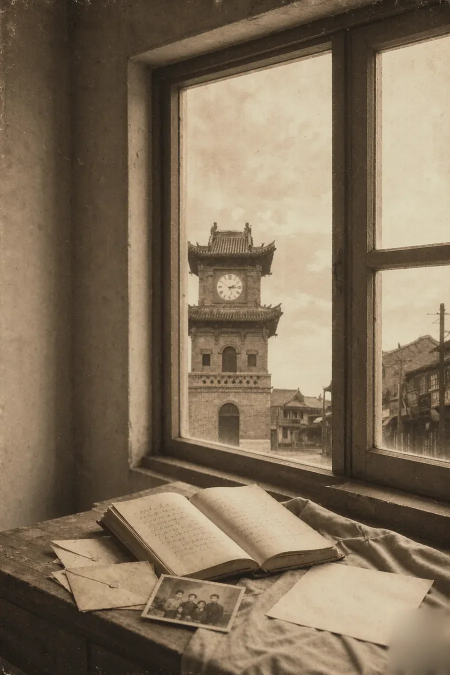
#> input picture assets/images/cover_tall.webp, 900 x 1350 px (shown at 1/2 size)
$ python -i art-pipeline.py   (imports and definitions only)
#> lines starting #> are read from the running program, lines starting #| are printed output that depends on the picture
#!/usr/bin/env python3
# -*- coding: utf-8 -*-
"""美术后处理流水线（对应 FRONTEND_REBUILD_PLAN §6.8）

职责单一：把生成图 / 现有资产统一处理成达标的 WebP / JPEG，并维护 manifest.json。

子命令：
  process <raw> --out assets/images/x.webp --role scene --width 1536 --height 1024
      创意处理：sepia 统一 → 颗粒 → 暗角 → 去水印 → 裁切到目标比例 → 缩放 → WebP 导出
      （可选 --strip-bottom N 裁除底部水印区；--no-dewm 跳过去水印；
       --max-bytes 按 role 预算自动降质量）
  dewm
      给存量资产补去水印（按 manifest.dewm 幂等；--force 全部重做）
      ⚠ 固定右下角框（13%×9.5%）——P14 实测角标位置随画布漂移，
      一部分图盖不住（见 WM_BOXES 注释），存量清理请用 dewm2。
  dewm2
      按 WM_BOXES 逐图坐标表精确去水印（幂等，按 manifest.dewm2 标记跳过）。
      坐标是 2026-10-15 对备份原图逐张放大人工定位的结果（_diag/wm_zoom2_*.png）。
  reencode
      存量优化：对 manifest 里未标记本管线版本的文件做纯重编码
      （WebP 质量阶梯到单图预算；JPG q80 渐进式）。内容零变更，幂等。
  manifest
      重算 manifest.json 的 size / bytes（usage/alt 等人工字段不动）。
  contact-sheet [--out _playtest/contact_sheet.jpg]
      全部资产缩略拼版，供整体风格质检。
  audit
      体积核对：单图预算 / 全站总量 / 首屏预算，超限非零退出。

幂等约定：
  - 同一输入 + 同一参数 → 输出字节一致（无时间戳、无随机源，颗粒按文件名哈希定种）。
  - reencode 以 manifest 的 "pipe" 字段判断是否已处理，不做差值猜测（方案 §6.8 教训）。
Windows 注意：先写临时文件再 os.replace（Pillow 不允许覆盖正在读取的路径）。
"""
import argparse
import hashlib
import json
import math
import os
import random
import sys

from PIL import Image, ImageDraw, ImageEnhance, ImageOps, ImageStat

ROOT = os.path.dirname(os.path.dirname(os.path.abspath(__file__)))
IMG_DIR = os.path.join(ROOT, 'assets', 'images')
MANIFEST = os.path.join(IMG_DIR, 'manifest.json')
PIPE_VERSION = 3
# 存量 JPG（剧情原件）：游戏内最大显示约 600px，1280 = 2x retina；
# 黄金参考用途不受影响（i2i 会自行缩放）。按方案 §6.9「格式：WebP 主」
# 转为 WebP——像素内容零变更，原 JPG 保留在 git 历史可随时还原。
ORIG_MAX_DIM = 1280
ORIG_BUDGET = 140 * 1024         # 13 张 × ~140KB ≈ 1.8 MB

# 单图字节预算（方案 §6.9）
BUDGETS = {
    'cover': 110 * 1024,
    'scene': 160 * 1024,
    'portrait': 60 * 1024,
    'detail': 200 * 1024,
    'page32': 160 * 1024,
    'ending': 200 * 1024,
    'ui': 120 * 1024,
    'fx': 80 * 1024,
    # 界面背景（8 张）：P7 初版按 960x600 / 45KB 压，实测在 1280+ 视口下
    # 被 cover 放大后发虚（用户反馈「太模糊」）。P8 重生成到 1536x1024、
    # 输出 1440x900，单图预算同步提到 120KB（雾景 bg_scene 细节最多，
    # 100KB 时质量阶梯到底仍超限）。
    'bg': 120 * 1024,
}
DEFAULT_BUDGET = 200 * 1024
# 总量：原 4MB → 4.3MB（P7 加 8 张背景图）→ 4.8MB
# （P8 底纹升到 1440x900 换取清晰度，见 REBUILD_REPORT P8）
TOTAL_BUDGET = int(4.8 * 1024 * 1024)
QUALITY_LADDER = [84, 82, 80, 78, 75, 72, 68]


def role_of(name):
    return os.path.basename(name).split('_')[0]


def budget_for(name):
    return BUDGETS.get(role_of(name), DEFAULT_BUDGET)


# [72 lines left out: functions load_manifest, save_manifest, atomic_save, sepia_unify, add_grain, add_vignette and 1 more, not called in this run]


# ---------------- 去水印（生成服务的角标模板） ----------------
# 生成服务会在图片右下角贴一枚固定模板角标：「AI生成」+「WORKBUDDY>_」，浅灰描边字。
# 实测几何：@1536 宽画布约 110×51px，距右边/下边各约 10px，随画布等比缩放；
# 存量图另有一种更淡的方框变体（约 80×30 @1280 宽），位置相近。
# 它是纯瑕疵（docs/art-prompts.md §1.6 明确要求「无水印」），且底纹会整屏铺给
# 玩家看，必须清掉 —— 用户第一次注意到的是 bg_ending（那上面还有一段被模型
# 画进画面的提示词文字），但实测 47 张资产里几乎没有一张是干净的。
# 取 13%×8.5% 的右下角矩形（含两种变体的余量），用其正上方等高的一条像素
# **垂直镜像**填补 —— 木地板 / 砖墙 / 瓦顶这类纹理镜像后没有方向破绽；
# 上边与左边各留一段线性羽化过渡，避免硬接缝。
DEWM = {'w': 0.13, 'h': 0.095, 'feather': 0.28, 'downscale': 8}


def _dewm_mask(bw, bh):
    """矩形遮罩：上边与左边各留一段线性羽化，避免硬接缝。"""
    mask = Image.new('L', (bw, bh), 255)
    px = mask.load()
    fw = max(1, int(round(bw * DEWM['feather'])))
    fh = max(1, int(round(bh * DEWM['feather'])))
    for y in range(fh):
        a = int(255 * (y + 1) / (fh + 1))
        for x in range(bw):
            px[x, y] = a
    for x in range(fw):
        a = int(255 * (x + 1) / (fw + 1))
        for y in range(bh):
            if px[x, y] > a:
                px[x, y] = a
    return mask


def _fill_source(img, bw, bh):
    """填补源：在 1/8 降采样上做「边界调和扩散」，再放大回填。
    为什么不用镜像：老地图的裂纹、衣褶、纸张边缘这类**有结构**的角落，
    镜像会造出可见的万花筒重影。低频扩散只会给出一小块「失焦」——
    同样的面积下观感自然得多，且不产生任何重复纹理。
    先在 1/8 尺度上收敛（区域仅约 24×10 像素，成本可忽略），
    再双三次放大 —— 得到的正是周边纹理的低频延续。"""
    W, H = img.size
    f = DEWM['downscale']
    sw, sh = max(4, W // f), max(4, H // f)
    small = img.resize((sw, sh), Image.BOX)
    sx0, sy0 = (W - bw) // f, (H - bh) // f
    sx1 = min(sw, max(sx0 + 2, W // f))
    sy1 = min(sh, max(sy0 + 2, H // f))
    reg = small.crop((sx0, sy0, sx1, sy1))
    w, h = reg.size
    get = reg.load()

    def at(x, y, fx, fy):
        return small.getpixel((min(sw - 1, max(0, x)), min(sh - 1, max(0, y))))

    left = [at(sx0 - 1, sy0 + j, 0, 0) for j in range(h)]
    right = [at(sx1, sy0 + j, 0, 0) for j in range(h)]
    top = [at(sx0 + i, sy0 - 1, 0, 0) for i in range(w)]
    bot = [at(sx0 + i, sy1, 0, 0) for i in range(w)]
    # 初值：四向线性插值（比常数初值收敛快得多）
    for j in range(h):
        fy = (j + 1) / (h + 1)
        for i in range(w):
            fx = (i + 1) / (w + 1)
            a = [(left[j][c] * (1 - fx) + right[j][c] * fx) for c in range(3)]
            b = [(top[i][c] * (1 - fy) + bot[i][c] * fy) for c in range(3)]
            get[i, j] = (round((a[0] + b[0]) / 2), round((a[1] + b[1]) / 2),
                         round((a[2] + b[2]) / 2))
    # 松弛：区域内做拉普拉斯平均，边界钉死在真实像素上
    for _ in range(24):
        prev = reg.copy().load()
        for j in range(h):
            for i in range(w):
                n = prev[i, j - 1] if j > 0 else top[i]
                s = prev[i, j + 1] if j < h - 1 else bot[i]
                ww = prev[i - 1, j] if i > 0 else left[j]
                e = prev[i + 1, j] if i < w - 1 else right[j]
                get[i, j] = ((n[0] + s[0] + ww[0] + e[0] + 2) >> 2,
                             (n[1] + s[1] + ww[1] + e[1] + 2) >> 2,
                             (n[2] + s[2] + ww[2] + e[2] + 2) >> 2)
    fill = reg.resize((bw, bh), Image.BICUBIC)
    # 色调对齐：把填块均值拉齐到「正上方等大一条」的均值。
    # 不做这一步，边界处会出现一块比周围深/浅的矩形（纸面上尤其显眼）。
    band = img.crop((W - bw, H - bh * 2, W, H - bh))
    bm = ImageStat.Stat(band).mean
    fm = ImageStat.Stat(fill).mean
    off = [max(-30.0, min(30.0, bm[c] - fm[c])) for c in range(3)]
    if max(abs(o) for o in off) > 1.0:
        chans = fill.split()
        fill = Image.merge('RGB', [
            ch.point(lambda v, o=o: max(0, min(255, int(v + o))))
            for ch, o in zip(chans, off)])
    return fill


def dewatermark(img):
    """抹掉右下角水印。确定性：无随机源，同尺寸同输入必得同输出。"""
    W, H = img.size
    bw = min(max(10, int(round(W * DEWM['w']))), W // 3)
    bh = min(max(8, int(round(H * DEWM['h']))), H // 3)
    out = img.convert('RGB').copy()
    out.paste(_fill_source(out, bw, bh), (W - bw, H - bh), _dewm_mask(bw, bh))
    return out


# [107 lines left out: functions dewatermark_mirror, encode_webp_budget, cmd_process, cmd_reencode, not called in this run]


# ---------------- 存量去水印（幂等） ----------------

# P14：角标不是总在「右下角贴边」。对备份原图逐张放大定位（_diag/wm_zoom2_*.png）
# 后发现两种模板、位置随画布漂移：
#   A. 双行「AI生成 / WORKBUDDY>_」（约 100×70px）：1x1 人像、cover_tall、ui_paper —— 贴右下角；
#   B. 单行圆角框「AI生成」（约 100×30px）：photo 系 / scene_reading_room ——
#      可偏离角落（photo_school 在 x 75–85%，photo_press 还整体上浮到 y≈0.85）。
# 另经全量复查：四张 768×922 人像、scene_ferry / scene_clocktower / scene_oldstreet 系、
# 8 张 bg、detail / page32 / map / IMG_0317 等原图本来就没有角标 —— 不在本表内就不动。
# 值 = (x0, y0, x1, y1) 相对画布的填补矩形，已含 ~2% 余量。
WM_BOXES = {
    'cover_tall.webp':            (0.855, 0.895, 1.000, 1.000),
    'portrait_chen_chuan_1x1.webp': (0.845, 0.895, 1.000, 1.000),
    'portrait_li_he_1x1.webp':    (0.845, 0.895, 1.000, 1.000),
    'portrait_linyuan_1x1.webp':  (0.825, 0.895, 1.000, 1.000),
    'portrait_zhou_ning_1x1.webp': (0.845, 0.895, 1.000, 1.000),
    'ui_paper_1024.webp':         (0.855, 0.895, 1.000, 1.000),
    'photo_door.webp':            (0.845, 0.878, 0.995, 0.982),
    'photo_dumpling.webp':        (0.845, 0.878, 0.995, 0.982),
    'photo_ferry.webp':           (0.855, 0.870, 0.990, 0.975),
    'photo_kids.webp':            (0.845, 0.888, 0.995, 0.982),
    'photo_linyuan.webp':         (0.815, 0.875, 0.960, 0.975),
    'photo_press.webp':           (0.850, 0.840, 1.000, 0.990),
    'photo_rain_street.webp':     (0.730, 0.870, 0.965, 0.992),
    'photo_school.webp':          (0.715, 0.880, 0.960, 0.998),
    'photo_xinya.webp':           (0.830, 0.858, 0.985, 0.978),
    'scene_reading_room.webp':    (0.885, 0.898, 1.000, 0.985),
}


# [301 lines left out: functions _feather_mask_rect, _fill_rect, cmd_dewm2, cmd_dewm, cmd_manifest, cmd_contact_sheet and 2 more, not called in this run]


# [2 lines not run here, left out]

>>> from PIL import Image
>>> picture = Image.open('../assets/images/cover_tall.webp')
#> picture is the input picture: PIL image 900x1350 RGB; mean R, G, B 128.5, 111.7, 89.6
>>> result = dewatermark(picture)
#> in _fill_source, `small = img.resize((sw, sh), Image.BOX)`:
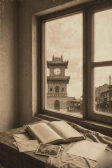
#> small: PIL image 112x168 RGB; mean R, G, B 128.6, 111.8, 89.7
#> in _fill_source, `left = [at(sx0 - 1, sy0 + j, 0, 0) for j in range(h)]`: left = [(216, 199, 169), (215, 197, 168), (214, 196, 168), (211, 191, 162), (209, 188, 159), (206, 184, 155), (201, 180, 151), (193, 170, 141), (161, 138, 115), (121, 102, 80), (167, 146, 116), (175, 154, 127), (170, 148, 121), (157, 134, 109), (148, 126, 100), (146, 124, 99)]
#> in _fill_source, `right = [at(sx1, sy0 + j, 0, 0) for j in range(h)]`: right = [(137, 116, 91), (146, 125, 101), (158, 136, 108), (163, 140, 113), (167, 144, 116), (167, 144, 117), (159, 136, 110), (147, 126, 101), (132, 115, 91), (125, 108, 85), (121, 104, 82), (115, 100, 78), (109, 94, 74), (104, 89, 70), (100, 85, 68), (97, 84, 65)]
#> in _fill_source, `top = [at(sx0 + i, sy0 - 1, 0, 0) for i in range(w)]`: top = [(217, 201, 171), (216, 198, 168), (213, 195, 167), (212, 192, 164), (208, 186, 159), (202, 182, 154), (194, 173, 145), (166, 144, 118), (165, 144, 118), (151, 131, 106), (133, 114, 89), (128, 109, 85), (134, 113, 89), (145, 124, 100), (151, 131, 105)]
#> in _fill_source, `fill = reg.resize((bw, bh), Image.BICUBIC)`:
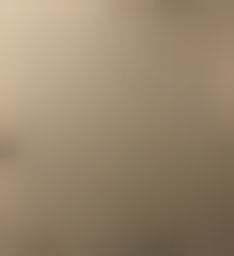
#> fill: PIL image 117x128 RGB (shown 2 times larger); mean R, G, B 152.1, 133.5, 109
#> in _fill_source, `band = img.crop((W - bw, H - bh * 2, W, H - bh))`:
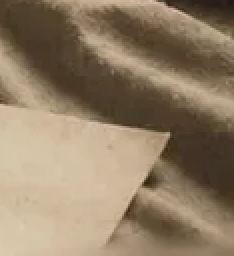
#> band: PIL image 117x128 RGB (shown 2 times larger); mean R, G, B 144.8, 125.9, 101.4
#> in _fill_source, `bm = ImageStat.Stat(band).mean`: bm = [144.8, 125.9, 101.4]
#> in _fill_source, `fm = ImageStat.Stat(fill).mean`: fm = [152.1, 133.5, 109]
#> in _fill_source, `off = [max(-30.0, min(30.0, bm[c] - fm[c])) for c in range(3)]`: off = [-7.21, -7.61, -7.62]
#> in _dewm_mask, `mask = Image.new('L', (bw, bh), 255)`: mask: PIL image 117x128 L; every value is 255

$ run again, on assets/images/bg_ending.webp
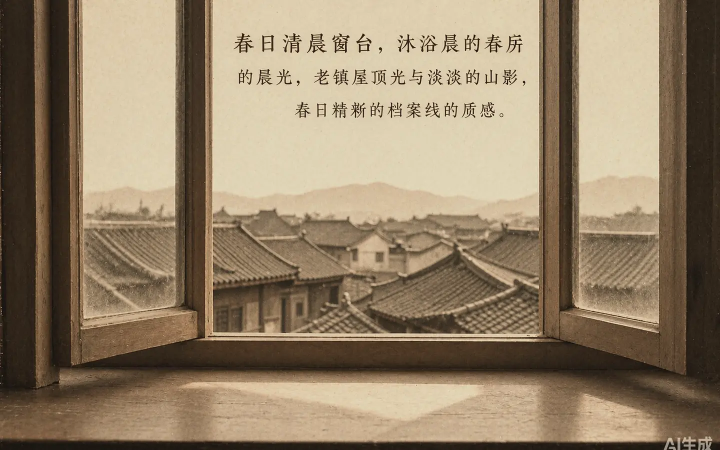
#> input picture assets/images/bg_ending.webp, 1440 x 900 px (shown at 1/2 size)
#> picture is the input picture: PIL image 1440x900 RGB; mean R, G, B 147.1, 128.9, 103.8
#> left = [(205, 178, 144), (208, 179, 146), (201, 172, 139), (210, 182, 148), (203, 175, 141), (189, 160, 126), (206, 178, 144), (211, 185, 151), (195, 169, 137), (56, 42, 30), (36, 28, 19)]
#> right = [(69, 54, 38), (68, 52, 37), (72, 55, 40), (82, 64, 46), (88, 68, 48), (95, 75, 55), (94, 76, 55), (100, 77, 57), (103, 80, 59), (42, 32, 23), (30, 22, 17)]
#> top = 24 items, first 6: (139, 113, 84), (127, 104, 77), (121, 98, 72), (119, 96, 72), (103, 82, 59), (102, 81, 59)
#> in _fill_source, `band = img.crop((W - bw, H - bh * 2, W, H - bh))`:
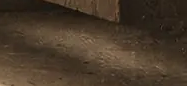
#> band: PIL image 187x86 RGB; mean R, G, B 72.5, 57.4, 41.5
#> bm = [72.54, 57.38, 41.48]
#> fm = [99.36, 83.21, 65.22]
#> off = [-26.82, -25.83, -23.74]
#> in _fill_source, `fill = Image.merge('RGB', [ ch.point(lambda v, o=o: max(0, min(255, in..`:
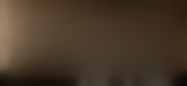
#> fill: PIL image 187x86 RGB; mean R, G, B 72.4, 57.2, 41.2
#> mask: PIL image 187x86 L; every value is 255

$ run again, on assets/images/bg_evidence.webp
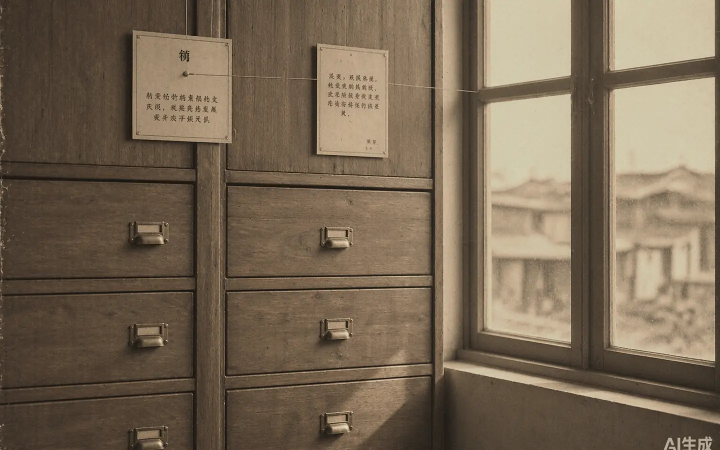
#> input picture assets/images/bg_evidence.webp, 1440 x 900 px (shown at 1/2 size)
#> picture is the input picture: PIL image 1440x900 RGB; mean R, G, B 120.1, 103.8, 83.6
#> left = [(82, 68, 53), (82, 69, 53), (82, 69, 54), (82, 69, 55), (84, 70, 57), (86, 72, 58), (85, 71, 57), (85, 71, 57), (84, 71, 57), (83, 69, 56), (81, 67, 54)]
#> right = [(54, 46, 35), (67, 57, 43), (114, 99, 80), (155, 135, 113), (106, 92, 76), (60, 51, 40), (64, 54, 43), (64, 54, 44), (65, 55, 44), (63, 54, 41), (63, 53, 40)]
#> top = 24 items, first 6: (155, 138, 115), (183, 167, 138), (203, 185, 156), (203, 187, 154), (204, 185, 155), (201, 181, 152)
#> in _fill_source, `band = img.crop((W - bw, H - bh * 2, W, H - bh))`:
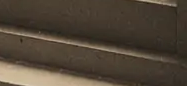
#> band: PIL image 187x86 RGB; mean R, G, B 80.4, 68.8, 55.1
#> bm = [80.38, 68.85, 55.1]
#> fm = [103.8, 90.87, 74.91]
#> off = [-23.44, -22.02, -19.81]
#> in _fill_source, `fill = Image.merge('RGB', [ ch.point(lambda v, o=o: max(0, min(255, in..`:
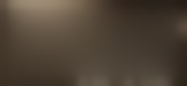
#> fill: PIL image 187x86 RGB; mean R, G, B 79.8, 67.9, 54.9
#> mask: PIL image 187x86 L; every value is 255
